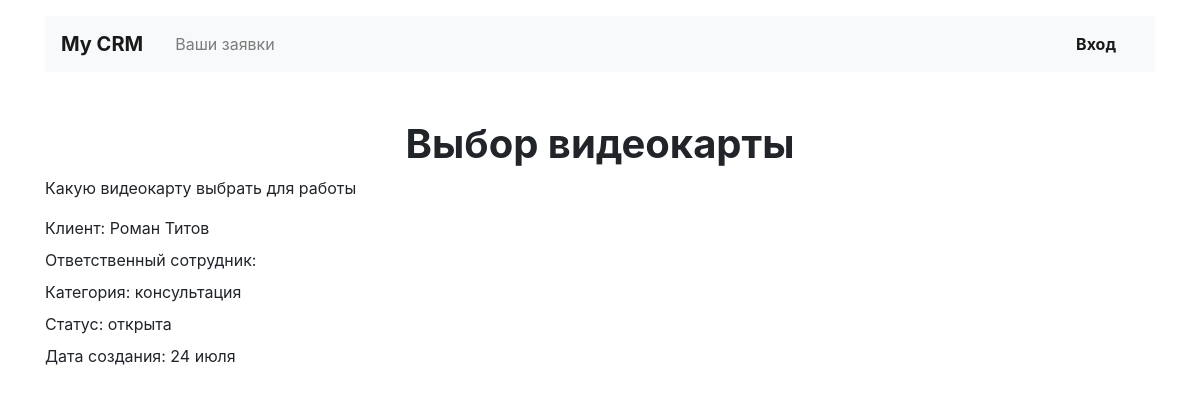
The page /applications/3/ on the database its author committed.
### crm/models.py (models this page shows, shortened)
class Application(models.Model):
    title = models.CharField('Заголовок', max_length=128)
    category = models.ForeignKey(
        Category,
        verbose_name='Категория',
        null=True,
        on_delete=models.SET_NULL,
    )
    client = models.ForeignKey(
        Client,
        verbose_name='Клиент',
        null=True,
        on_delete=models.SET_NULL,
    )
    employee = models.ForeignKey(
        settings.AUTH_USER_MODEL,
        verbose_name='Сотрудник',
        null=True,
        on_delete=models.SET_NULL,
    )
    description = models.TextField(
        'Описание'
    )
    status = models.ForeignKey(
        Status,
        verbose_name='Статус',
        on_delete=models.PROTECT,
    )
    creation_date = models.DateTimeField(auto_now_add=True)
    class Meta:
        verbose_name = 'Заявка'
        verbose_name_plural = 'Заявки'

class Client(models.Model):
    first_name = models.CharField(
        'Имя',
        max_length=128,
    )
    last_name = models.CharField(
        'Фамилия',
        max_length=128,
        blank=True,
    )
    phone_regex = RegexValidator(
        regex=r'^\+?1?\d{9,15}$',
        message="Phone number must be entered in the format:"
                " '+999999999'. Up to 15 digits allowed.",
    )
    phone_number = models.CharField(
        'Номер телефона',
        validators=[phone_regex],
        max_length=17,
        blank=True
    )
    email = models.EmailField('Электронная почта')
    tg_username = models.CharField('Ник в telegram', max_length=128, blank=True)
    registration_data = models.DateTimeField(auto_now_add=True)
    class Meta:
        verbose_name = 'Клиент'
        verbose_name_plural = 'Клиенты'

class Category(models.Model):
    title = models.CharField(max_length=128)
    class Meta:
        verbose_name = 'Категория'
        verbose_name_plural = 'Категории'

class Status(models.Model):
    title = models.CharField(max_length=128)
    class Meta:
        verbose_name = 'Статус'
        verbose_name_plural = 'Статусы'

### crm/views/application.py (the view)
class ApplicationView(DetailView):
    model = models.Application
    context_object_name = 'application'
    template_name = 'crm/application/application.html'
    def get_context_data(self, *args, **kwargs):
        context = super().get_context_data(*args, **kwargs)
        context['change_status_form'] = forms.ChangeStatusForm({'new_status': self.object.status.id})
        return context

### crm/templates/crm/application/application.html (shortened to what this page needs)
{% extends "../base/base.html" %}
{% load crispy_forms_tags %}
{% block content %}
<section class="row pt-2">
  <div class="col-12 col-lg-12">
      <h1 class="h1 text-center mx-auto mt-4"><strong>{{ application.title }}</strong></h1>
      <p>{{ application.description }}</p>
      <p class="mb-2">Клиент: {{ application.client.first_name }} {{ application.client.last_name }}</p>
      <p class="mb-2">Ответственный сотрудник: {{ application.employee.first_name }} {{ application.employee.last_name }}</p>
      <p class="mb-2">Категория: {{ application.category.title }}</p>
      <p class="mb-2">Статус: {{ application.status.title }}</p>
      {% load i18n %}{% language 'ru' %}
      <p class="mb-2">Дата создания: {{ application.creation_date|date:'d E' }}</p>
      {% endlanguage %}
      </div>
</section>
{% endblock content %}

### rows shown on the page
Application: title "Выбор видеокарты", description "Какую видеокарту выбрать для работы", client.first_name "Роман", client.last_name "Титов", category "консультация", status "открыта", creation_date "24 июля"
